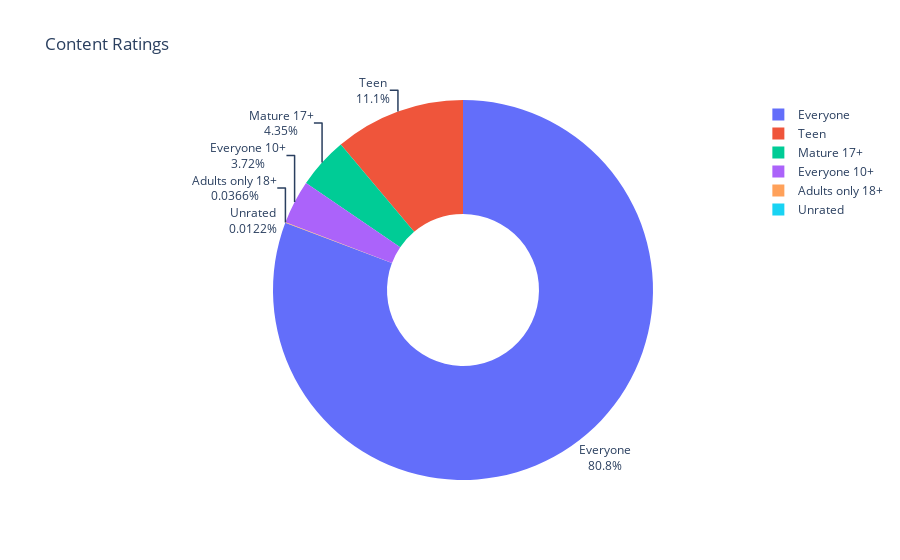

The cell this chart's notebook holds for it:
### Code cell
fig = px.pie(labels=ratings.index, values=ratings.values, title='Content Ratings', names=ratings.index, hole=0.4)
fig.update_traces(textposition='outside', textinfo='percent+label')
fig.show()

### Figure 1 — Plotly figure (JSON) as saved in the notebook; plotly's stock layout.template omitted (floating-point values rounded to 4 significant figures)
{"data": [{"domain": {"x": [0, 1], "y": [0, 1]}, "hole": 0.4, "hovertemplate": "label=%{label}<br>value=%{value}<extra></extra>", "labels": ["Everyone", "Teen", "Mature 17+", "Everyone 10+", "Adults only 18+", "Unrated"], "legendgroup": "", "name": "", "showlegend": true, "textinfo": "percent+label", "textposition": "outside", "type": "pie", "values": [6621, 912, 357, 305, 3, 1]}], "layout": {"legend": {"tracegroupgap": 0}, "title": {"text": "Content Ratings"}}}
